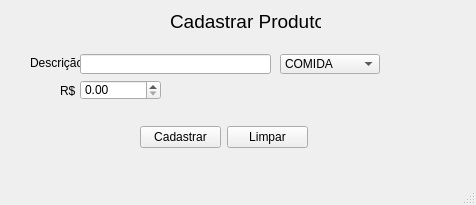
<?xml version="1.0" encoding="UTF-8"?>
<ui version="4.0">
 <class>FormCadastrarProduto</class>
 <widget class="QMainWindow" name="FormCadastrarProduto">
  <property name="geometry">
   <rect>
    <x>0</x>
    <y>0</y>
    <width>476</width>
    <height>205</height>
   </rect>
  </property>
  <property name="windowTitle">
   <string>Cadastrar Produto</string>
  </property>
  <property name="windowIcon">
   <iconset>
    <normaloff>../../img/listar produtos.png</normaloff>../../img/listar produtos.png</iconset>
  </property>
  <widget class="QWidget" name="centralwidget">
   <widget class="QLabel" name="label">
    <property name="geometry">
     <rect>
      <x>170</x>
      <y>10</y>
      <width>151</width>
      <height>23</height>
     </rect>
    </property>
    <property name="font">
     <font>
      <pointsize>14</pointsize>
     </font>
    </property>
    <property name="text">
     <string>Cadastrar Produto</string>
    </property>
   </widget>
   <widget class="QLabel" name="labelPreco">
    <property name="geometry">
     <rect>
      <x>60</x>
      <y>80</y>
      <width>16</width>
      <height>21</height>
     </rect>
    </property>
    <property name="text">
     <string>R$:</string>
    </property>
   </widget>
   <widget class="QDoubleSpinBox" name="precoSpinBox">
    <property name="geometry">
     <rect>
      <x>80</x>
      <y>80</y>
      <width>81</width>
      <height>20</height>
     </rect>
    </property>
    <property name="prefix">
     <string/>
    </property>
    <property name="suffix">
     <string/>
    </property>
    <property name="maximum">
     <double>99.989999999999995</double>
    </property>
   </widget>
   <widget class="QLabel" name="labelDescricao">
    <property name="geometry">
     <rect>
      <x>30</x>
      <y>53</y>
      <width>51</width>
      <height>20</height>
     </rect>
    </property>
    <property name="text">
     <string>Descrição:</string>
    </property>
   </widget>
   <widget class="QWidget" name="layoutWidget">
    <property name="geometry">
     <rect>
      <x>140</x>
      <y>120</y>
      <width>168</width>
      <height>35</height>
     </rect>
    </property>
    <layout class="QHBoxLayout" name="horizontalLayout">
     <item>
      <widget class="QPushButton" name="btnCadastrar">
       <property name="text">
        <string>Cadastrar</string>
       </property>
       <property name="icon">
        <iconset>
         <normaloff>../../img/salvar produtos.png</normaloff>../../img/salvar produtos.png</iconset>
       </property>
       <property name="iconSize">
        <size>
         <width>25</width>
         <height>25</height>
        </size>
       </property>
      </widget>
     </item>
     <item>
      <widget class="QPushButton" name="btnLimpar">
       <property name="text">
        <string>Limpar</string>
       </property>
       <property name="icon">
        <iconset>
         <normaloff>../../img/borracha.png</normaloff>../../img/borracha.png</iconset>
       </property>
       <property name="iconSize">
        <size>
         <width>25</width>
         <height>25</height>
        </size>
       </property>
      </widget>
     </item>
    </layout>
   </widget>
   <widget class="QLineEdit" name="editDescricao">
    <property name="geometry">
     <rect>
      <x>80</x>
      <y>54</y>
      <width>191</width>
      <height>20</height>
     </rect>
    </property>
    <property name="inputMask">
     <string/>
    </property>
    <property name="echoMode">
     <enum>QLineEdit::Normal</enum>
    </property>
   </widget>
   <widget class="QComboBox" name="tipoComboBox">
    <property name="geometry">
     <rect>
      <x>280</x>
      <y>54</y>
      <width>100</width>
      <height>20</height>
     </rect>
    </property>
    <item>
     <property name="text">
      <string>COMIDA</string>
     </property>
    </item>
    <item>
     <property name="text">
      <string>BEBIDA</string>
     </property>
    </item>
    <item>
     <property name="text">
      <string>SORVETE/AÇAI</string>
     </property>
    </item>
   </widget>
  </widget>
  <widget class="QStatusBar" name="statusbar"/>
 </widget>
 <tabstops>
  <tabstop>editDescricao</tabstop>
  <tabstop>tipoComboBox</tabstop>
  <tabstop>precoSpinBox</tabstop>
  <tabstop>btnCadastrar</tabstop>
  <tabstop>btnLimpar</tabstop>
 </tabstops>
 <resources/>
 <connections>
  <connection>
   <sender>btnLimpar</sender>
   <signal>clicked()</signal>
   <receiver>editDescricao</receiver>
   <slot>clear()</slot>
   <hints>
    <hint type="sourcelabel">
     <x>306</x>
     <y>153</y>
    </hint>
    <hint type="destinationlabel">
     <x>209</x>
     <y>70</y>
    </hint>
   </hints>
  </connection>
  <connection>
   <sender>btnLimpar</sender>
   <signal>clicked()</signal>
   <receiver>precoSpinBox</receiver>
   <slot>clear()</slot>
   <hints>
    <hint type="sourcelabel">
     <x>273</x>
     <y>133</y>
    </hint>
    <hint type="destinationlabel">
     <x>157</x>
     <y>93</y>
    </hint>
   </hints>
  </connection>
 </connections>
</ui>
